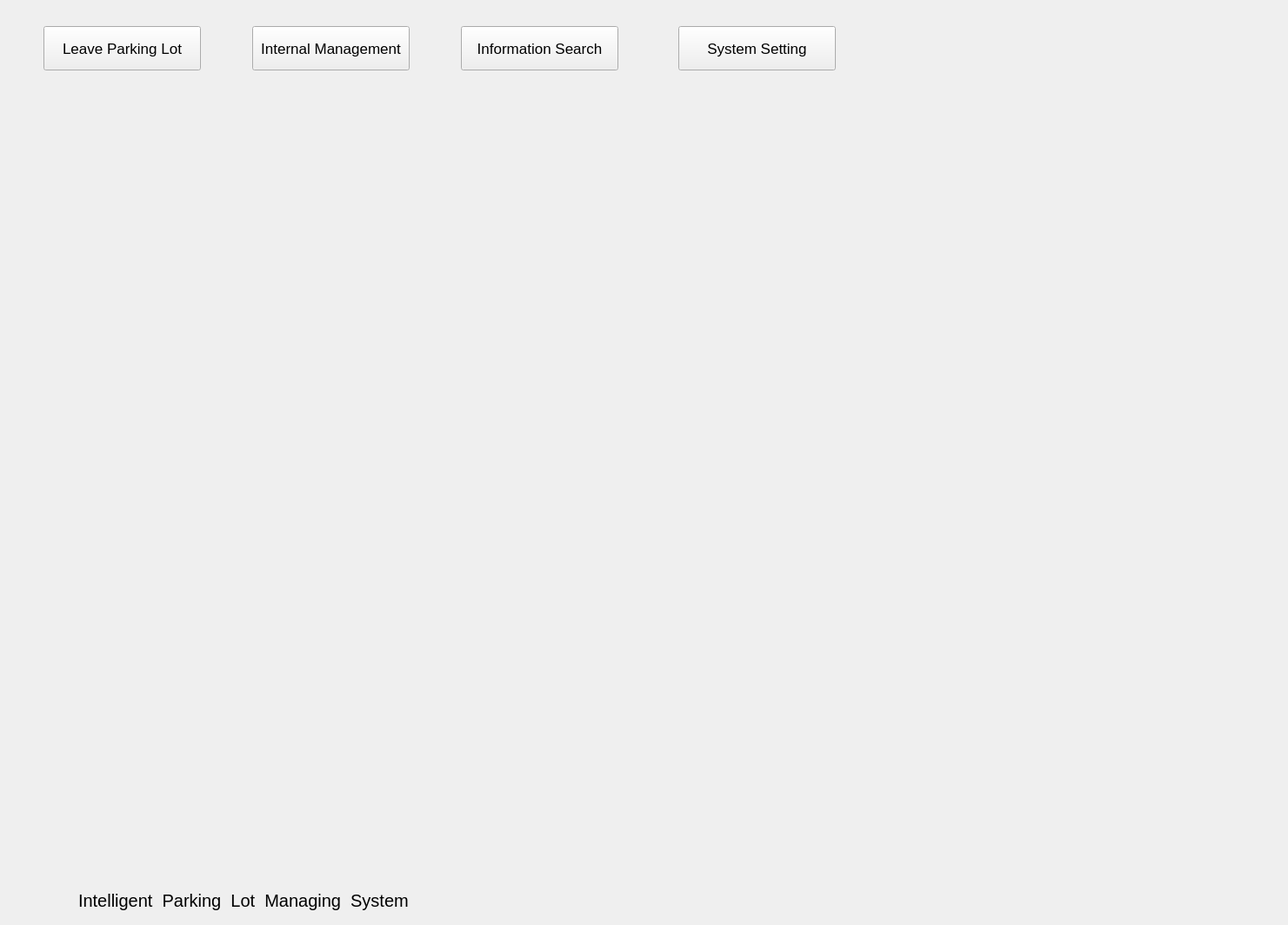
<?xml version="1.0" encoding="UTF-8"?>
<ui version="4.0">
 <class>MainWindow</class>
 <widget class="QWidget" name="MainWindow">
  <property name="geometry">
   <rect>
    <x>0</x>
    <y>0</y>
    <width>1481</width>
    <height>1064</height>
   </rect>
  </property>
  <property name="windowTitle">
   <string>Form</string>
  </property>
  <widget class="QLabel" name="label">
   <property name="geometry">
    <rect>
     <x>90</x>
     <y>1010</y>
     <width>401</width>
     <height>51</height>
    </rect>
   </property>
   <property name="font">
    <font>
     <pointsize>15</pointsize>
    </font>
   </property>
   <property name="text">
    <string>Intelligent  Parking  Lot  Managing  System</string>
   </property>
  </widget>
  <widget class="QStackedWidget" name="stackedWidget">
   <property name="geometry">
    <rect>
     <x>100</x>
     <y>120</y>
     <width>1321</width>
     <height>871</height>
    </rect>
   </property>
   <widget class="QWidget" name="page"/>
   <widget class="QWidget" name="page_2"/>
  </widget>
  <widget class="QPushButton" name="pushButton">
   <property name="geometry">
    <rect>
     <x>50</x>
     <y>30</y>
     <width>181</width>
     <height>51</height>
    </rect>
   </property>
   <property name="font">
    <font>
     <pointsize>13</pointsize>
    </font>
   </property>
   <property name="text">
    <string>Leave Parking Lot</string>
   </property>
  </widget>
  <widget class="QPushButton" name="pushButton_2">
   <property name="geometry">
    <rect>
     <x>290</x>
     <y>30</y>
     <width>181</width>
     <height>51</height>
    </rect>
   </property>
   <property name="font">
    <font>
     <pointsize>13</pointsize>
    </font>
   </property>
   <property name="text">
    <string>Internal Management</string>
   </property>
  </widget>
  <widget class="QPushButton" name="pushButton_3">
   <property name="geometry">
    <rect>
     <x>530</x>
     <y>30</y>
     <width>181</width>
     <height>51</height>
    </rect>
   </property>
   <property name="font">
    <font>
     <pointsize>13</pointsize>
    </font>
   </property>
   <property name="text">
    <string>Information Search</string>
   </property>
  </widget>
  <widget class="QPushButton" name="pushButton_4">
   <property name="geometry">
    <rect>
     <x>780</x>
     <y>30</y>
     <width>181</width>
     <height>51</height>
    </rect>
   </property>
   <property name="font">
    <font>
     <pointsize>13</pointsize>
    </font>
   </property>
   <property name="text">
    <string>System Setting</string>
   </property>
  </widget>
 </widget>
 <resources/>
 <connections/>
</ui>
